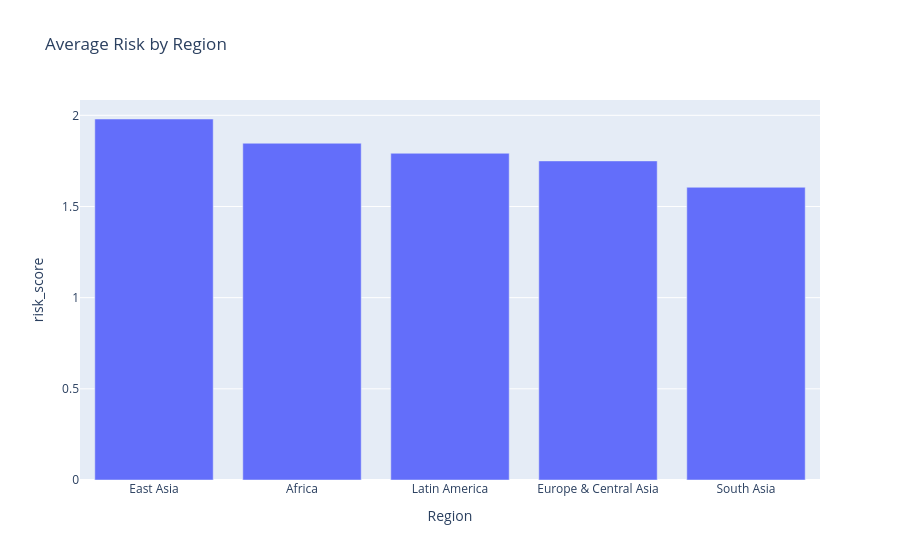
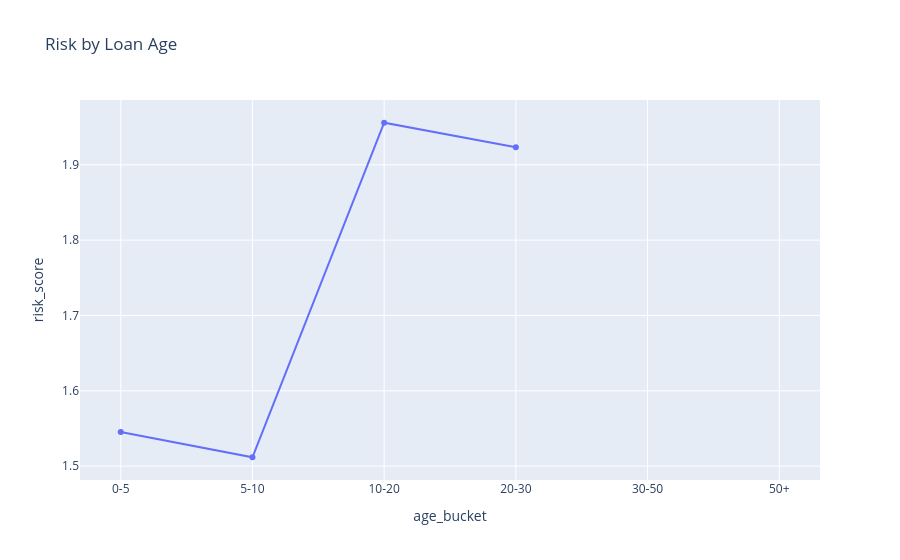

Source (notebook cell) for these figures, in order:
### Code cell
risk_by_region = df.groupby('Region', as_index=False)['risk_score'].mean().sort_values('risk_score', ascending=False)
fig = px.bar(risk_by_region, x='Region', y='risk_score', title='Average Risk by Region')
fig.show()

age_bins = pd.cut(df['loan_age_years'], bins=[0, 5, 10, 20, 30, 50, 100], labels=['0-5', '5-10', '10-20', '20-30', '30-50', '50+'])
age_risk = df.assign(age_bucket=age_bins).groupby('age_bucket', as_index=False)['risk_score'].mean()
fig2 = px.line(age_risk, x='age_bucket', y='risk_score', markers=True, title='Risk by Loan Age')
fig2.show()

### Figure 1 — Plotly figure (JSON) as saved in the notebook; plotly's stock layout.template omitted (floating-point values rounded to 4 significant figures)
{"data": [{"hovertemplate": "Region=%{x}<br>risk_score=%{y}<extra></extra>", "legendgroup": "", "marker": {"color": "#636efa", "pattern": {"shape": ""}}, "name": "", "orientation": "v", "showlegend": false, "textposition": "auto", "type": "bar", "x": ["East Asia", "Africa", "Latin America", "Europe & Central Asia", "South Asia"], "xaxis": "x", "y": [1.98, 1.847, 1.792, 1.75, 1.605], "yaxis": "y"}], "layout": {"barmode": "relative", "legend": {"tracegroupgap": 0}, "title": {"text": "Average Risk by Region"}, "xaxis": {"anchor": "y", "domain": [0, 1], "title": {"text": "Region"}}, "yaxis": {"anchor": "x", "domain": [0, 1], "title": {"text": "risk_score"}}}}

### Figure 2 — Plotly figure (JSON) as saved in the notebook; plotly's stock layout.template omitted (floating-point values rounded to 4 significant figures)
{"data": [{"hovertemplate": "age_bucket=%{x}<br>risk_score=%{y}<extra></extra>", "legendgroup": "", "line": {"color": "#636efa", "dash": "solid"}, "marker": {"symbol": "circle"}, "mode": "lines+markers", "name": "", "orientation": "v", "showlegend": false, "type": "scatter", "x": ["0-5", "5-10", "10-20", "20-30", "30-50", "50+"], "xaxis": "x", "y": [1.545, 1.512, 1.956, 1.923, NaN, NaN], "yaxis": "y"}], "layout": {"legend": {"tracegroupgap": 0}, "title": {"text": "Risk by Loan Age"}, "xaxis": {"anchor": "y", "domain": [0, 1], "title": {"text": "age_bucket"}}, "yaxis": {"anchor": "x", "domain": [0, 1], "title": {"text": "risk_score"}}}}
